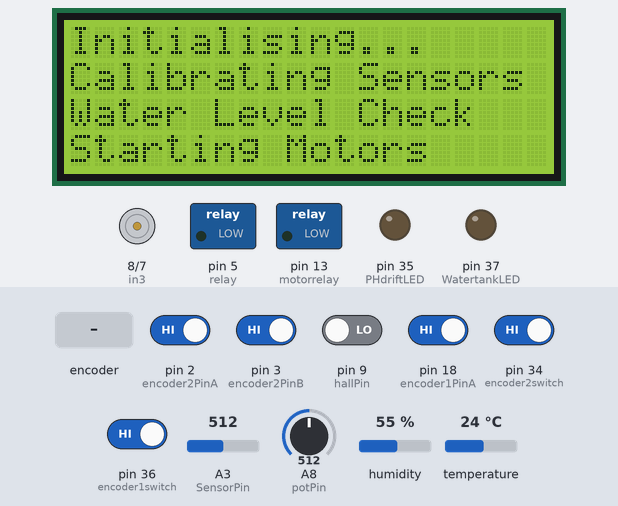
Recording of a sketch running on a simulated Arduino Mega 2560, built with avr-gcc and run on an emulated ATmega2560. Shown: 20×4 character LCD, motor-driver pin pairs drawn as motors (green arrow = first pin HIGH = forward, orange = second pin HIGH = backward, longer = more drive, scaled by the enable pin), switched loads named in the sketch (green lamp = pin HIGH), output pins drawn as LEDs (lit = HIGH). Inputs (shaded band) come from the test bench; at power-on: pin 2 (encoder2PinA), pin 3 (encoder2PinB), pin 18 (encoder1PinA), pin 34 (encoder2switch), pin 36 (encoder1switch) HIGH, pin 9 (hallPin) LOW, A3 (SensorPin) = 512, humidity 55 %, A8 (potPin) = 512, temperature 24 °C. What the sketch prints to the serial monitor is not drawn.

Above: at 2.4 s.
4.0 s: pin 9 (hallPin) driven HIGH
At 6.8 s:
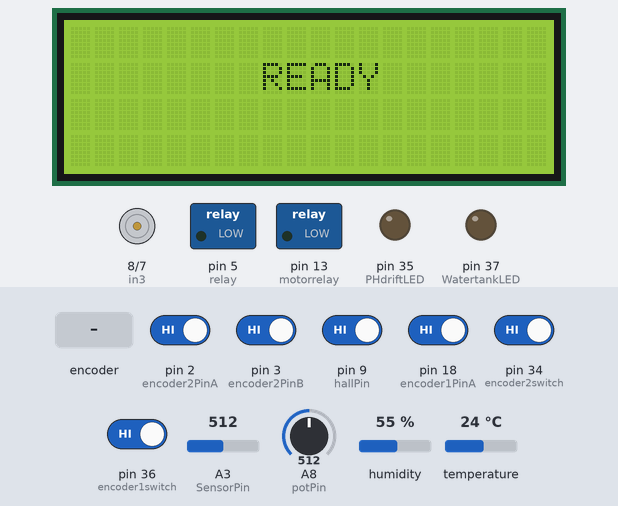
7.0 s: pin 34 (encoder2switch) driven LOW
At 9.8 s:
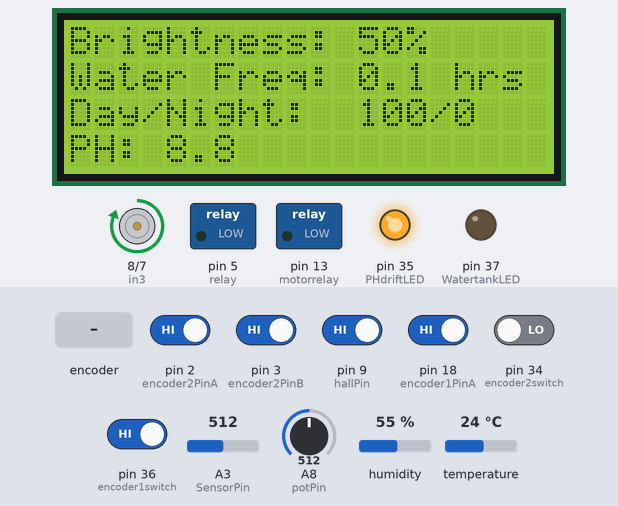
10.0 s: A3 (SensorPin) set to 716
At 10.9 s:
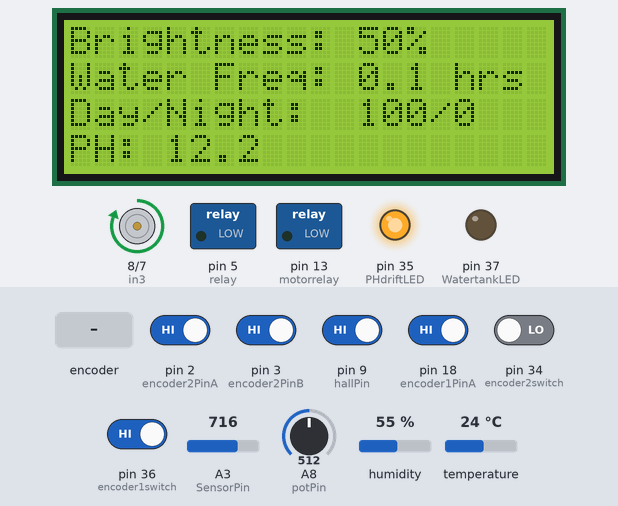
12.8 s: humidity set to 22 %
At 14.6 s:
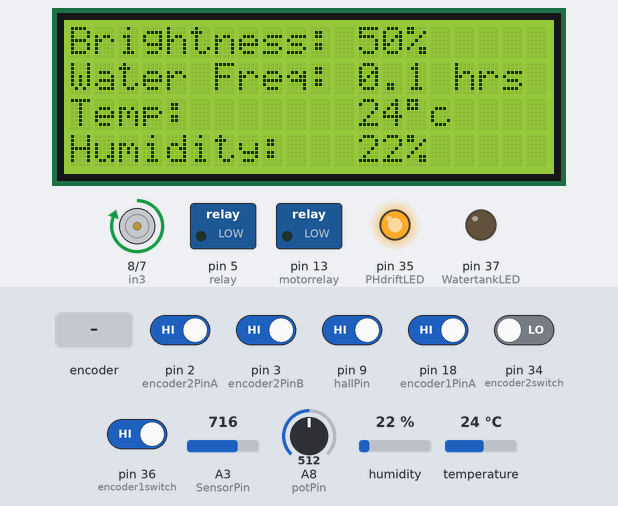
15.8 s: A8 (potPin) set to 716
At 16.6 s:
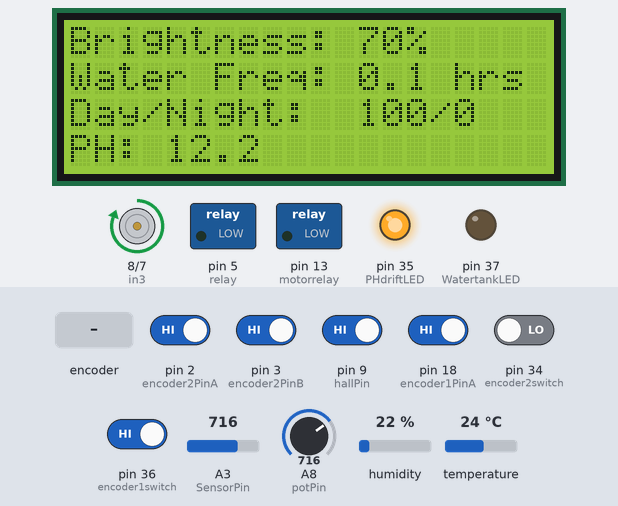
17.5 s: rotary encoder on pin 2 (encoder2PinA) / pin 19 (encoder1PinB) turned 1 step (first pin leading)
At 19.3 s:
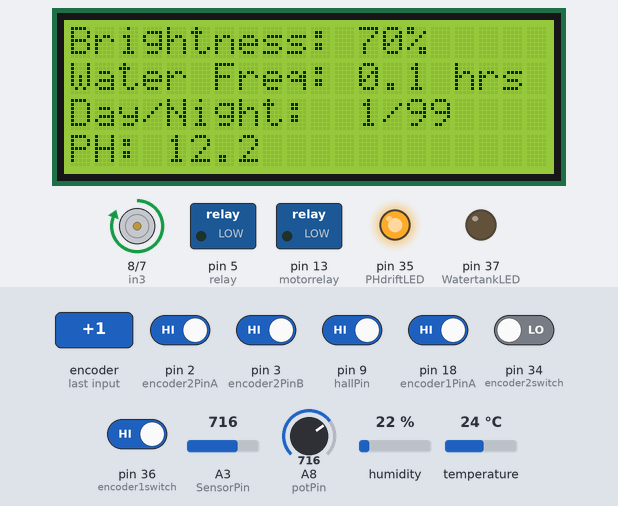
Timing chart, 0 to 61.9 s (numbered marks = the images above; inputs shaded):
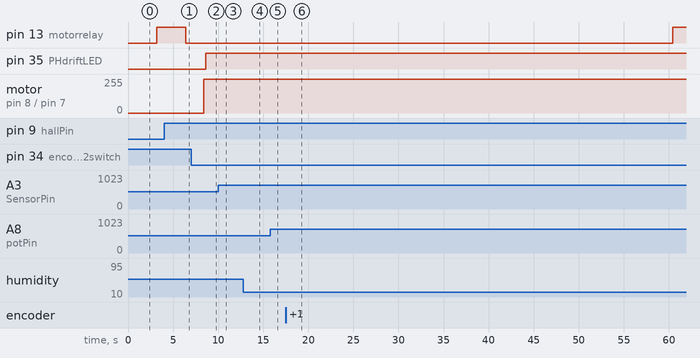

The sketch:

Final_Code.ino
```cpp
#include <dht.h>
#include <LiquidCrystal_I2C.h>
#include <Wire.h>


const int hallPin = 9;
int motorrelay = 13;
int hallState = 0;
const int enB = 10;
const int in3 = 8; // fan motor
const int in4 = 7; // fan motor
int potPin = A8;    // select the input pin for the potentiometer
int potval = 0;       // variable to store the value coming from the potentiometer
int relay = 5;   //relay
int buzzer = 1; //buzzer
int PHdriftLED = 35;
int WatertankLED = 37;
int Water;
int encoder1switch = 36;
int encoder2switch = 34;
bool encoderswitchflag;
LiquidCrystal_I2C lcd(0x27,20,4);  // set the LCD address to 0x3F for a 20 chars and 4 line display
dht DHT; //humidity sensor Library
#define DHT11_PIN 6 //humidity and temperature sensor
int Temperature; //set temperature type
int Humidity; //set humidity type
#define encoder1PinA  18 //water cycle frequency rotary encoder
#define encoder1PinB  19 //water cycle frequency rotary encoder
#define encoder2PinA  2  //day cycle frequency rotary encoder
#define encoder2PinB  3  //day cycle frequency rotary encoder
#define SensorPin A3          //pH meter Analog output to Arduino Analog Input 3
unsigned long int avgValue;  //Store the average value of the sensor feedback
float b;
int buf[10],temp;
volatile float encoder1Pos = 0;
volatile float encoder2Pos = 0;
float waterfreqhrs = 0.1;
int daycyclepercent = 100;
float daycyclescaler;
float nightcyclescaler;
unsigned long waterfreqmillis; //water cycle frequency in milliseconds
unsigned long previousMillis1=0; //set timer for water cycle
unsigned long previousMillis2=0; //set timer for day cycle
unsigned long previousMillis3=0; //set timer for night cycle
bool daynight = false;

void setup(){
  Serial.begin(9600);// initialize the serial port:
  pinMode(hallPin, INPUT);//hall effect sensor input
  pinMode(enB, OUTPUT);//fan motor pwm
  pinMode(in3, OUTPUT);//fan motor
  pinMode(in4, OUTPUT);//fan motor
  pinMode(relay, OUTPUT);//relay
  pinMode(motorrelay, OUTPUT);//MOTORRELAY
  pinMode(buzzer, OUTPUT);//Buzzer
  lcd.init();                      // initialize the lcd
  lcd.backlight();                 //turn on backlight
  pinMode(encoder1PinA, INPUT);         // water cycle frequency rotary encoder
  digitalWrite(encoder1PinA, HIGH);       // turn on pull-up resistor
  pinMode(encoder1PinB, INPUT);
  digitalWrite(encoder1PinB, HIGH);       // turn on pull-up resistor
  attachInterrupt(5, doEncoder1, CHANGE);  // encoder pin on interrupt 0 - pin 5
  pinMode(encoder2PinA, INPUT);         // day cycle frequency rotary encoder
  digitalWrite(encoder2PinA, HIGH);       // turn on pull-up resistor
  pinMode(encoder2PinB, INPUT);
  digitalWrite(encoder2PinB, HIGH);       // turn on pull-up resistor
  attachInterrupt(0, doEncoder2, CHANGE);  // encoder pin on interrupt 0 - pin 2
  pinMode(encoder1switch, INPUT_PULLUP);
  pinMode(encoder2switch, INPUT_PULLUP);
  pinMode(PHdriftLED, OUTPUT);
  pinMode(WatertankLED, OUTPUT);
  initialise();
  startdip();
  startdripdry();
  readytostart();
}

void loop() {
  int encoder1switchval = digitalRead(encoder1switch);
  int encoder2switchval = digitalRead(encoder2switch);
  if ((encoder1switchval == 0)||(encoder2switchval == 0)) {
    if (encoderswitchflag == HIGH){
      encoderswitchflag = LOW;
      delay(500);
    }
    else {
      encoderswitchflag = HIGH;
      delay(500);
    }
  }
    // initialise fan
  analogWrite(enB, 255);
  digitalWrite(in3, HIGH);
  digitalWrite(in4, LOW);
  int potval = analogRead(potPin);
    lcd.setCursor(0,0);
  lcd.print("Brightness: ");
  potval = map(potval, 0, 1019, 0, 100);
  lcd.print(potval);
  lcd.print("%  ");
  lcd.setCursor(0,1);
  lcd.print("Water Freq: ");
  if (waterfreqhrs < 47.9){
    lcd.print(waterfreqhrs, 1);
    lcd.print(" hrs");
  }
  else {
    lcd.print("OFF     ");
  }
  for(int i=0;i<10;i++)       //Get 10 sample value from the sensor for smooth the value
  {
    buf[i]=analogRead(SensorPin);
    delay(10);
  }
  for(int i=0;i<9;i++)        //sort the analog from small to large
  {
    for(int j=i+1;j<10;j++)
    {
      if(buf[i]>buf[j])
      {
        temp=buf[i];
        buf[i]=buf[j];
        buf[j]=temp;
      }
    }
  }
  avgValue=0;
  for(int i=2;i<8;i++)                      //take the average value of 6 center sample
    avgValue+=buf[i];
  float phValue=(float)avgValue*5.0/1024/6; //convert the analog into millivolt
  phValue=3.5*phValue;       //convert the millivolt into pH value
if (encoderswitchflag == HIGH) {
  int chk = DHT.read11(DHT11_PIN);
  if (DHT.temperature != -999.00) {
    lcd.setCursor(0,2);
    lcd.print("Temp:       ");
    Temperature = DHT.temperature;
    lcd.print(Temperature);
    lcd.print((char)223);
    lcd.print("c  ");
    }
  if (DHT.humidity != -999.00) {
    Humidity = DHT.humidity;
    lcd.setCursor(0,3);
    lcd.print("Humidity:   ");
    lcd.print(Humidity);
    lcd.print("% ");
  }
}

  else {
    lcd.setCursor(0,2);
    lcd.print("Day/Night:  ");
    lcd.print(daycyclepercent);
    lcd.print("/");
    lcd.print(100-daycyclepercent);
    lcd.print("  ");
    lcd.setCursor(0,3);
    lcd.print("PH: ");
    lcd.print(phValue, 1);
    lcd.print("        ");
}
long waterfreqmillis = waterfreqhrs*60*60*1000L;
unsigned long currentMillis1 = millis();
if ((unsigned long)(currentMillis1 - previousMillis1) >= waterfreqmillis/6) {
  dip();
  delay(4000);
  dripdry();
  previousMillis1 = millis();
  }
daycyclescaler = daycyclepercent*0.01;
long daycyclemillis = 86400000L *daycyclescaler;
unsigned long currentMillis2 = millis();
if (((unsigned long)(currentMillis2 - previousMillis2) >= daycyclemillis) && (daynight == false)) {
  digitalWrite(relay, LOW); //turn off light
  previousMillis3 = millis();
  daynight = true;
  Serial.println(daycyclemillis);
  }
nightcyclescaler = 1 - daycyclepercent*0.01;
long nightcyclemillis = 86400000L *nightcyclescaler;
unsigned long currentMillis3 = millis();
if(((unsigned long)(currentMillis3 - previousMillis3) >= (nightcyclemillis)) && (daynight == true)) {
  digitalWrite(relay, HIGH); //turn on lights
  previousMillis2 = millis();
  daynight = false;
  Serial.println(nightcyclemillis);
}
if ((phValue < 5.4) || (phValue > 7)) {
  digitalWrite(PHdriftLED, HIGH);
}
else{
  digitalWrite(PHdriftLED, LOW);
}
}
void dip(){ //submerge one tray
  hallState = digitalRead(hallPin);
  lcd.clear();
  lcd.setCursor(6,0);
  lcd.print("CAUTION!");
  lcd.setCursor(3,2);
  lcd.print("Dip in progress");
  while (hallState == HIGH){
    digitalWrite(motorrelay, HIGH);
    hallState = digitalRead(hallPin);
  }
  digitalWrite(motorrelay, LOW);
  Serial.println("dipped");
}
void startdip(){ //submerge one tray
  hallState = digitalRead(hallPin);
  lcd.clear();
  lcd.setCursor(6,0);
  lcd.print("CAUTION!");
  lcd.setCursor(0,2);
  lcd.print("Motor Initialisation");
  while (hallState == HIGH){
    digitalWrite(motorrelay, HIGH);
    hallState = digitalRead(hallPin);
  }
  digitalWrite(motorrelay, LOW);
  Serial.println("dipped");
  lcd.clear();
}
void dripdry(){ //drip dry one tray
  hallState = digitalRead(hallPin);
  while (hallState == LOW){
    digitalWrite(motorrelay, HIGH);
    hallState = digitalRead(hallPin);
  }
  digitalWrite(motorrelay, HIGH);
  delay(2400);
  digitalWrite(motorrelay, LOW);
  Serial.println("dripdried");
  lcd.clear();

}
void startdripdry(){ //drip dry one tray
  hallState = digitalRead(hallPin);
  lcd.clear();
  lcd.setCursor(6,0);
  lcd.print("CAUTION!");
  lcd.setCursor(0,2);
  lcd.print("Position Calibration");
  while (hallState == LOW){
    digitalWrite(motorrelay, HIGH);
    hallState = digitalRead(hallPin);
  lcd.clear();
  }
  digitalWrite(motorrelay, HIGH);
  delay(2400);
  digitalWrite(motorrelay, LOW);
  Serial.println("dripdried");
  lcd.clear();
}
void initialise(){ //initialisation process
  lcd.clear();
  lcd.print("Initialising...");
  delay(750);
  lcd.setCursor(0,1);
  lcd.print("Calibrating Sensors");
  delay(750);
  lcd.setCursor(0,2);
  lcd.print("Water Level Check");
  delay(750);
  lcd.setCursor(0,3);
  lcd.print("Starting Motors");
  delay(750);
  lcd.clear();
}
void readytostart() {
  lcd.clear();
  lcd.setCursor(8,1);
  lcd.print("READY");
  delay(1500);
  lcd.clear();
}
void doEncoder1() {
  if (digitalRead(encoder1PinA) == digitalRead(encoder1PinB)) {
    encoder1Pos++;
  } else {
    encoder1Pos--;
  }
  encoder1Pos = constrain(encoder1Pos, 2.3, 960);
  waterfreqhrs = encoder1Pos/20;
}
void doEncoder2() {
  if (digitalRead(encoder2PinA) == digitalRead(encoder2PinB)) {
    encoder2Pos++;
  } else {
    encoder2Pos--;
  }
  encoder2Pos = constrain(encoder2Pos, 0, 100);
  daycyclepercent = encoder2Pos;
}
```

Measured:
- after the input at 4.0 s, pin 13 (motorrelay): HIGH → LOW after 2.4 s; the display: changes after 2.4 s (image 1)
- after the input at 7.0 s, pin 35 (PHdriftLED): LOW → HIGH after 1.6 s instead of 1.1 s; motor on pin 8 (in3) / pin 7 (in4): stopped → forward 255/255 after 1.4 s instead of 0.92 s; the display: first changes after 0.92 s (image 2 shows a later state)
- after the input at 10.0 s, the display: changes after 0.65 s (image 3)
- after the input at 12.8 s, the display: first differs from a run without the input after 1.3 s (image 4)
- after the input at 15.8 s, the display: first changes after 0.16 s (image 5 shows a later state)
- what the display in image 0 shows lasts 0.8 s, from 2.4 s to 3.2 s
- what the display in image 2 shows lasts 0.7 s, from 9.3 s to 10.0 s
